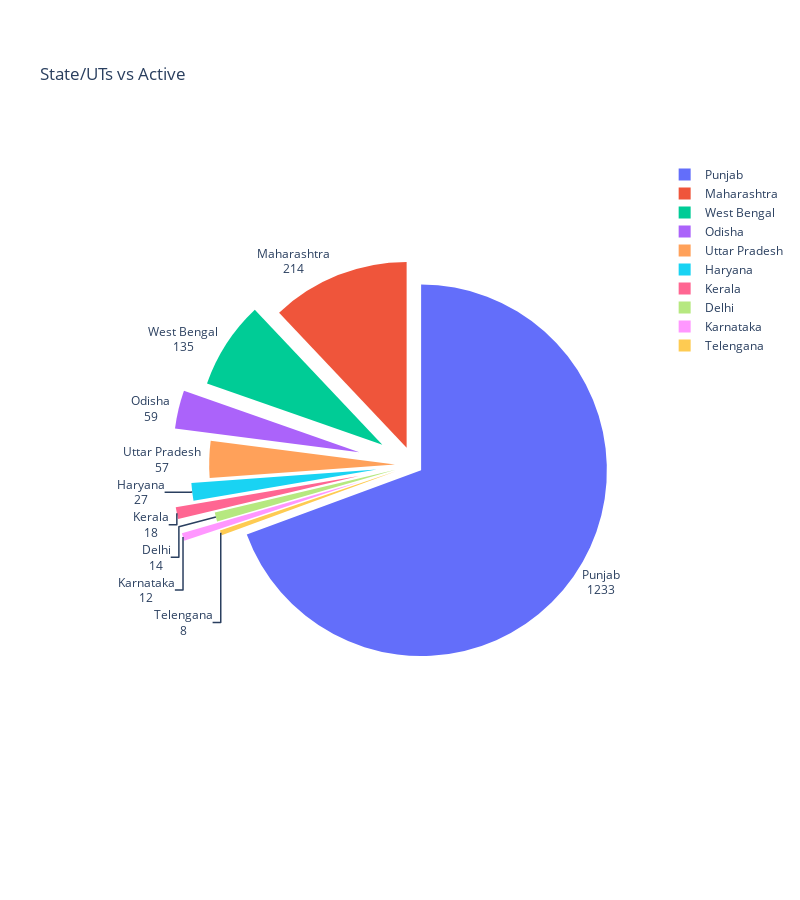

The notebook cell this image was saved under:
### Code cell
x=sd[['State/UTs','Active']].sort_values(by='Active',ascending=False)['State/UTs'][:10].values
y=sd[['State/UTs','Active']].sort_values(by='Active',ascending=False)['Active'][:10].values

df=pd.DataFrame({'State/UTs':x,
               'Active':y})
fig=px.pie(df,
          names='State/UTs',
          values='Active',
          color='State/UTs',
          title='State/UTs vs Active',
          hole=0,
          height= 900,
          width=800)
fig.update_traces(textposition='outside',textinfo='value+label',
                  pull=[0.05,.1,.2,.3,.1,.2,.3,.1,.3,.1])

fig.show()

### Figure 1 — Plotly figure (JSON) as saved in the notebook; plotly's stock layout.template omitted (floating-point values rounded to 4 significant figures)
{"data": [{"customdata": [["Punjab"], ["Maharashtra"], ["West Bengal"], ["Odisha"], ["Uttar Pradesh"], ["Haryana"], ["Kerala"], ["Delhi"], ["Karnataka"], ["Telengana"]], "domain": {"x": [0, 1], "y": [0, 1]}, "hole": 0, "hovertemplate": "State/UTs=%{customdata[0]}<br>Active=%{value}<extra></extra>", "labels": ["Punjab", "Maharashtra", "West Bengal", "Odisha", "Uttar Pradesh", "Haryana", "Kerala", "Delhi", "Karnataka", "Telengana"], "legendgroup": "", "marker": {"colors": ["#636efa", "#EF553B", "#00cc96", "#ab63fa", "#FFA15A", "#19d3f3", "#FF6692", "#B6E880", "#FF97FF", "#FECB52"]}, "name": "", "pull": [0.05, 0.1, 0.2, 0.3, 0.1, 0.2, 0.3, 0.1, 0.3, 0.1], "showlegend": true, "textinfo": "value+label", "textposition": "outside", "type": "pie", "values": [1233, 214, 135, 59, 57, 27, 18, 14, 12, 8]}], "layout": {"height": 900, "legend": {"tracegroupgap": 0}, "title": {"text": "State/UTs vs Active"}, "width": 800}}
